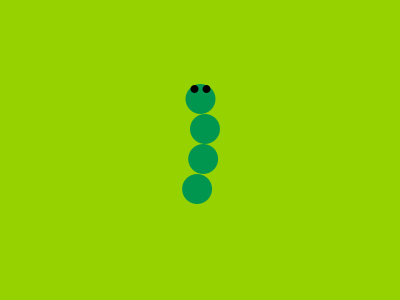
Frame 1 (no input)
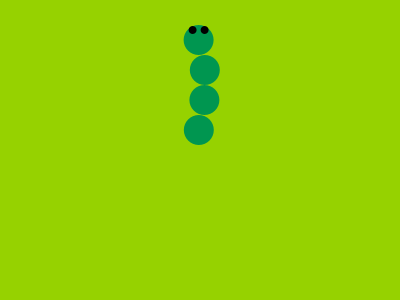
Frame 60 (the mouse pressed at the canvas centre just before this capture)
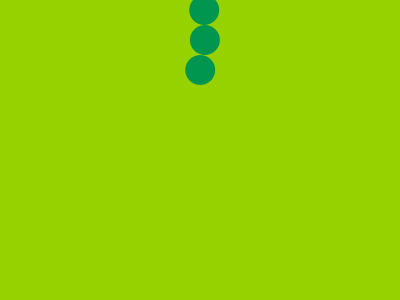
Frame 120 (the mouse held since frame 60 and released just before this capture)

The Processing sketch that drew these frames (run headless with seeded random() and noise(); from frame 60 on, the mouse is pressed at the canvas centre):

// Processing sketch: sketch_HanGyeolLee_Question2_2
// ── sketch_HanGyeolLee_Question2_2.pde
float angle = 0f; //sin 함수를 이용하기 위한 각도 변수
float speed_oscillation = .1f; // angle 변수 프레임당 증가량
float r_oscillation = 5; //꿈틀 거리는 정도(sin함수의 최댓값)
float y = 100; // 애벌레를 이동하기 위한 y 변수
int direction = -1; //애벌레의 방향
int[] radian_Data = {0, 90, 135, 210};  //반복문 활용을 위한  라디안 데이터

void setup() {
  size(400, 300); //canvas 크기 설정
  noStroke(); // 외부선 제거
}
void draw() {
  background(150, 210, 0); //배경 생성
  if ((y+40 <= 0) || (y+50 >= height)) //canvas에 어느정도 접촉시
    direction *= -1; // 방향 전환
  angle += speed_oscillation; //꿈틀거리기 위해 angle 증가
  y += direction; // 애벌레 이동
  fill(0, 150, 80); // 애벌레 색 지정
  //애벌레 생성---------------------------------------------------------
  for (int i = 0; i<4; i++)
    ellipse(width/2+sin(angle+radians(radian_Data[i]))*r_oscillation, y+i*30, 30, 30);
  //-------------------------------------------------------------------
  fill(0); // 눈 색상 설정
  if (direction > 0) { // 방향이 +y 방향일 때
    ellipse(-6+width/2+sin(angle+radians(210))*r_oscillation, y+100, 8, 8); // 위 반목문에서 i = 3 일때 생성되는 원에 눈을 생성
    ellipse(6+width/2+sin(angle+radians(210))*r_oscillation, y+100, 8, 8);
  } else {  //그렇지 않으면
     ellipse(-6+width/2+sin(angle)*r_oscillation, y-10, 8, 8);// 위 for 문에서 i = 0 일때 생성되는 원에 눈을 생성
     ellipse(6+width/2+sin(angle)*r_oscillation, y-10, 8, 8);
  }
}
